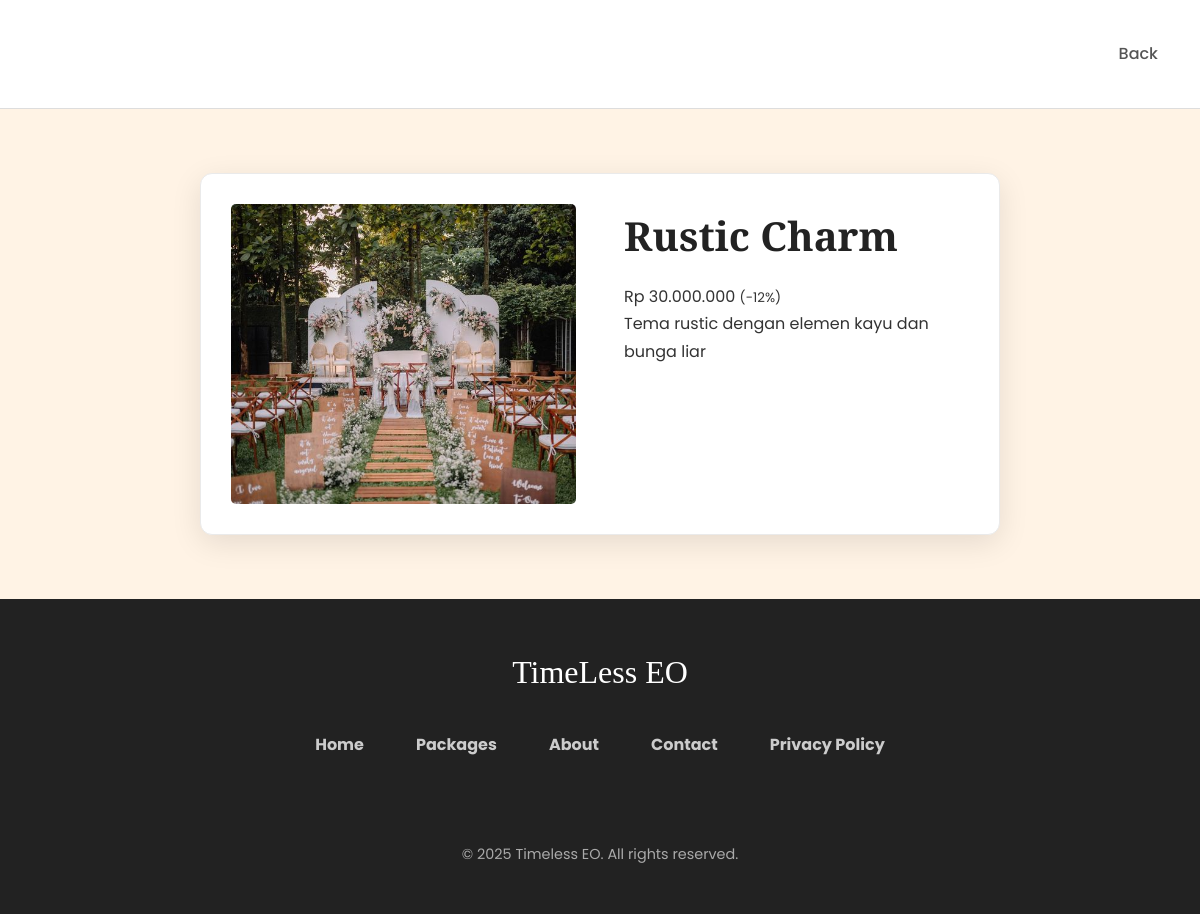
Page /visitor/package.php?id=11 on the committed database.
### tables this page shows
CREATE TABLE `paket` (
  `id` int(11) NOT NULL,
  `nama` varchar(255) NOT NULL,
  `kategori` varchar(100) NOT NULL,
  `deskripsi` text NOT NULL,
  `harga` int(11) NOT NULL,
  `diskon` tinyint(4) NOT NULL,
  `status` varchar(20) NOT NULL,
  `foto` varchar(255) NOT NULL
);

### visitor/package.php (the view, shortened to what this page needs)
<?php
require '../koneksi/config.php';
$id = (int)$_GET['id'];
$stmt = $pdo->prepare("SELECT * FROM paket WHERE id = ?");
$stmt->execute([$id]);
$p = $stmt->fetch();
?>
<!DOCTYPE html>
<html lang="en">
<head>
  <link rel="stylesheet" href="../css/style.css">
</head>
<body>
  <header class="site-header">
    <div class="container">
      <a href="index.php" class="logo">TimeLess Event</a>
      <nav>
        <a href="../index.php">Back</a>
      </nav>
    </div>
  </header>
  <main class="main-container">
    <div class="package-detail">
      <div class="package-gallery">
        <img src="../uploads/<?php echo htmlspecialchars($p['foto']) ?>" alt="" />
      </div>
      <div class="package-info">
        <h1><?php echo htmlspecialchars($p['nama']) ?></h1>
        <div class="harga">
          Rp <?php echo number_format($p['harga'],0,',','.') ?>
          <?php if($p['diskon']>0): ?>
            <small>(-<?php echo $p['diskon'] ?>%)</small>
          <?php endif; ?>
        </div>
        <div class="package-description">
          <?php echo nl2br(htmlspecialchars($p['deskripsi'])) ?>
        </div>
      </div>
    </div>
  </main>
   <footer class="site-footer">
        <div class="footer-content">
            <div class="footer-logo">TimeLess EO</div>
            <div class="footer-links">
                <a href="../index.php">Home</a>
                <a href="visitor/list.php">Packages</a>
                <a href="visitor/about.php">About</a>
                <a href="visitor/contact.php">Contact</a>
                <a href="privacy.php">Privacy Policy</a>
            </div>
            <div class="social-links">
                <a href="#"><i class="fab fa-facebook-f"></i></a>
                <a href="#"><i class="fab fa-instagram"></i></a>
                <a href="#"><i class="fab fa-twitter"></i></a>
                <a href="#"><i class="fab fa-pinterest"></i></a>
            </div>
            <div class="copyright">© 2025 Timeless EO. All rights reserved.</div>
        </div>
    </footer>
</body>
</html>

### css/style.css (style rules this page uses)
* { box-sizing: border-box; margin: 0; padding: 0; }
body { font-family: 'Poppins', sans-serif; background: #fff3e5; color: #333; line-height: 1.6; }
a { text-decoration: none; color: inherit; }
.logo { color: #ffff; font-size: 35px; letter-spacing: 1px; cursor: pointer; }
a { color: #ffff; text-decoration: none; font-weight: bold; padding: 10px; }
.site-header { background: #fff; border-bottom: 1px solid #ddd; padding: 0 2rem; position: sticky; top: 0; z-index: 100; }
.site-header .container { display: flex; align-items: center; justify-content: space-between; max-width: 1200px; margin: 0 auto; padding: 1rem 0; }
.site-header nav { position: relative; display: flex; align-items: center; }
.site-header nav a { margin-left: 40px; text-decoration: none; color: #555; font-weight: 500; transition: color 0.3s; position: relative; display: inline-block; }
.main-container { max-width: 1200px; margin: 4rem auto; padding: 0 2rem; }
.package-detail { display: grid; grid-template-columns: 1fr 1fr; gap: 3rem; margin: 3rem 0; }
.package-gallery { display: grid; grid-template-columns: repeat(2, 1fr); gap: 1rem; }
.package-gallery img { width: 100%; height: 200px; object-fit: cover; border-radius: 5px; }
.package-gallery img:first-child { grid-column: span 2; height: 300px; }
.package-info h1 { font-family: 'Playfair Display', serif; font-size: 2.5rem; margin-bottom: 1rem; color: #222; }
.package-description { margin-bottom: 2rem; line-height: 1.8; }
.site-footer { background: #222; color: white; padding: 3rem 0; text-align: center; }
.footer-content { max-width: 1200px; margin: 0 auto; padding: 0 2rem; }
.footer-logo { font-family: 'Playfair Display', serif; font-size: 2rem; margin-bottom: 1.5rem; }
.footer-links { display: flex; justify-content: center; margin-bottom: 1.5rem; }
.footer-links a { margin: 0 1rem; color: #ccc; transition: color 0.3s; }
.social-links { margin-bottom: 1.5rem; }
.social-links a { display: inline-block; margin: 0 0.5rem; color: white; font-size: 1.2rem; }
.copyright { color: #aaa; font-size: 0.9rem; }
.package-detail { background-color: #ffffff; border-radius: 12px; box-shadow: 0 8px 30px rgba(0, 0, 0, 0.1); padding: 30px; max-width: 800px; margin: 30px auto; border: 1px solid #eaeaea; transition: transform 0.3s ease, box-shadow 0.3s ease; }
.container { width: 100%; max-width: 1200px; margin: 0 auto; padding: 0 20px; }

### rows in the picture
paket: foto (picture), nama "Rustic Charm", harga "30.000.000", diskon "12", deskripsi "Tema rustic dengan elemen kayu dan bunga liar"
